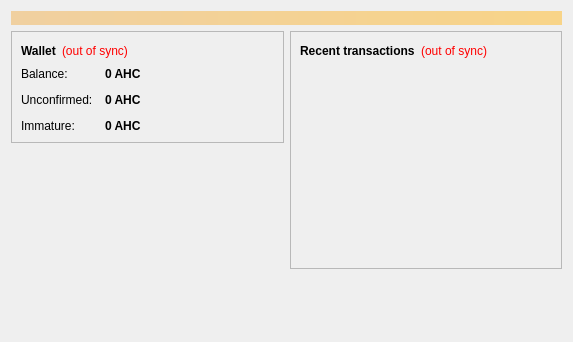
<?xml version="1.0" encoding="UTF-8"?>
<ui version="4.0">
 <class>OverviewPage</class>
 <widget class="QWidget" name="OverviewPage">
  <property name="geometry">
   <rect>
    <x>0</x>
    <y>0</y>
    <width>573</width>
    <height>342</height>
   </rect>
  </property>
  <property name="windowTitle">
   <string>Form</string>
  </property>
  <layout class="QVBoxLayout" name="topLayout">
   <item>
    <widget class="QLabel" name="labelAlerts">
     <property name="visible">
      <bool>false</bool>
     </property>
     <property name="styleSheet">
      <string notr="true">background-color: qlineargradient(x1: 0, y1: 0, x2: 1, y2: 0, stop:0 #F0D0A0, stop:1 #F8D488); color:#000000;</string>
     </property>
     <property name="wordWrap">
      <bool>true</bool>
     </property>
     <property name="margin">
      <number>3</number>
     </property>
    </widget>
   </item>
   <item>
    <layout class="QHBoxLayout" name="horizontalLayout" stretch="1,1">
     <item>
      <layout class="QVBoxLayout" name="verticalLayout_2">
       <item>
        <widget class="QFrame" name="frame">
         <property name="frameShape">
          <enum>QFrame::StyledPanel</enum>
         </property>
         <property name="frameShadow">
          <enum>QFrame::Raised</enum>
         </property>
         <layout class="QVBoxLayout" name="verticalLayout_4">
          <item>
           <layout class="QHBoxLayout" name="horizontalLayout_4">
            <item>
             <widget class="QLabel" name="label_5">
              <property name="font">
               <font>
                <weight>75</weight>
                <bold>true</bold>
               </font>
              </property>
              <property name="text">
               <string>Wallet</string>
              </property>
             </widget>
            </item>
            <item>
             <widget class="QLabel" name="labelWalletStatus">
              <property name="toolTip">
               <string>The displayed information may be out of date. Your wallet automatically synchronizes with the Aglehcoin network after a connection is established, but this process has not completed yet.</string>
              </property>
              <property name="styleSheet">
               <string notr="true">QLabel { color: red; }</string>
              </property>
              <property name="text">
               <string notr="true">(out of sync)</string>
              </property>
              <property name="alignment">
               <set>Qt::AlignLeading|Qt::AlignLeft|Qt::AlignVCenter</set>
              </property>
             </widget>
            </item>
            <item>
             <spacer name="horizontalSpacer_2">
              <property name="orientation">
               <enum>Qt::Horizontal</enum>
              </property>
              <property name="sizeHint" stdset="0">
               <size>
                <width>40</width>
                <height>20</height>
               </size>
              </property>
             </spacer>
            </item>
           </layout>
          </item>
          <item>
           <layout class="QFormLayout" name="formLayout_2">
            <property name="fieldGrowthPolicy">
             <enum>QFormLayout::AllNonFixedFieldsGrow</enum>
            </property>
            <property name="horizontalSpacing">
             <number>12</number>
            </property>
            <property name="verticalSpacing">
             <number>12</number>
            </property>
            <item row="0" column="0">
             <widget class="QLabel" name="label">
              <property name="text">
               <string>Balance:</string>
              </property>
             </widget>
            </item>
            <item row="0" column="1">
             <widget class="QLabel" name="labelBalance">
              <property name="font">
               <font>
                <weight>75</weight>
                <bold>true</bold>
               </font>
              </property>
              <property name="cursor">
               <cursorShape>IBeamCursor</cursorShape>
              </property>
              <property name="toolTip">
               <string>Your current balance</string>
              </property>
              <property name="text">
               <string notr="true">0 AHC</string>
              </property>
              <property name="textInteractionFlags">
               <set>Qt::LinksAccessibleByMouse|Qt::TextSelectableByKeyboard|Qt::TextSelectableByMouse</set>
              </property>
             </widget>
            </item>
            <item row="1" column="0">
             <widget class="QLabel" name="label_3">
              <property name="text">
               <string>Unconfirmed:</string>
              </property>
             </widget>
            </item>
            <item row="1" column="1">
             <widget class="QLabel" name="labelUnconfirmed">
              <property name="font">
               <font>
                <weight>75</weight>
                <bold>true</bold>
               </font>
              </property>
              <property name="cursor">
               <cursorShape>IBeamCursor</cursorShape>
              </property>
              <property name="toolTip">
               <string>Total of transactions that have yet to be confirmed, and do not yet count toward the current balance</string>
              </property>
              <property name="text">
               <string notr="true">0 AHC</string>
              </property>
              <property name="textInteractionFlags">
               <set>Qt::LinksAccessibleByMouse|Qt::TextSelectableByKeyboard|Qt::TextSelectableByMouse</set>
              </property>
             </widget>
            </item>
            <item row="2" column="0">
             <widget class="QLabel" name="labelImmatureText">
              <property name="text">
               <string>Immature:</string>
              </property>
             </widget>
            </item>
            <item row="2" column="1">
             <widget class="QLabel" name="labelImmature">
              <property name="font">
               <font>
                <weight>75</weight>
                <bold>true</bold>
               </font>
              </property>
              <property name="toolTip">
               <string>Mined balance that has not yet matured</string>
              </property>
              <property name="text">
               <string notr="true">0 AHC</string>
              </property>
              <property name="textInteractionFlags">
               <set>Qt::LinksAccessibleByMouse|Qt::TextSelectableByKeyboard|Qt::TextSelectableByMouse</set>
              </property>
             </widget>
            </item>
           </layout>
          </item>
         </layout>
        </widget>
       </item>
       <item>
        <spacer name="verticalSpacer">
         <property name="orientation">
          <enum>Qt::Vertical</enum>
         </property>
         <property name="sizeHint" stdset="0">
          <size>
           <width>20</width>
           <height>40</height>
          </size>
         </property>
        </spacer>
       </item>
      </layout>
     </item>
     <item>
      <layout class="QVBoxLayout" name="verticalLayout_3">
       <item>
        <widget class="QFrame" name="frame_2">
         <property name="frameShape">
          <enum>QFrame::StyledPanel</enum>
         </property>
         <property name="frameShadow">
          <enum>QFrame::Raised</enum>
         </property>
         <layout class="QVBoxLayout" name="verticalLayout">
          <item>
           <layout class="QHBoxLayout" name="horizontalLayout_2">
            <item>
             <widget class="QLabel" name="label_4">
              <property name="text">
               <string>&lt;b&gt;Recent transactions&lt;/b&gt;</string>
              </property>
             </widget>
            </item>
            <item>
             <widget class="QLabel" name="labelTransactionsStatus">
              <property name="toolTip">
               <string>The displayed information may be out of date. Your wallet automatically synchronizes with the Aglehcoin network after a connection is established, but this process has not completed yet.</string>
              </property>
              <property name="styleSheet">
               <string notr="true">QLabel { color: red; }</string>
              </property>
              <property name="text">
               <string notr="true">(out of sync)</string>
              </property>
              <property name="alignment">
               <set>Qt::AlignRight|Qt::AlignTrailing|Qt::AlignVCenter</set>
              </property>
             </widget>
            </item>
            <item>
             <spacer name="horizontalSpacer">
              <property name="orientation">
               <enum>Qt::Horizontal</enum>
              </property>
              <property name="sizeHint" stdset="0">
               <size>
                <width>40</width>
                <height>20</height>
               </size>
              </property>
             </spacer>
            </item>
           </layout>
          </item>
          <item>
           <widget class="QListView" name="listTransactions">
            <property name="styleSheet">
             <string notr="true">QListView { background: transparent; }</string>
            </property>
            <property name="frameShape">
             <enum>QFrame::NoFrame</enum>
            </property>
            <property name="verticalScrollBarPolicy">
             <enum>Qt::ScrollBarAlwaysOff</enum>
            </property>
            <property name="horizontalScrollBarPolicy">
             <enum>Qt::ScrollBarAlwaysOff</enum>
            </property>
            <property name="selectionMode">
             <enum>QAbstractItemView::NoSelection</enum>
            </property>
           </widget>
          </item>
         </layout>
        </widget>
       </item>
       <item>
        <spacer name="verticalSpacer_2">
         <property name="orientation">
          <enum>Qt::Vertical</enum>
         </property>
         <property name="sizeHint" stdset="0">
          <size>
           <width>20</width>
           <height>40</height>
          </size>
         </property>
        </spacer>
       </item>
      </layout>
     </item>
    </layout>
   </item>
  </layout>
 </widget>
 <resources/>
 <connections/>
</ui>
